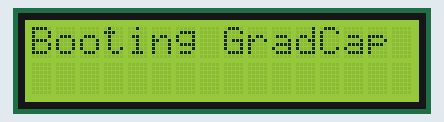
Recording of a sketch running on a simulated Arduino Uno, built with avr-gcc and run on an emulated ATmega328P. Parts: 16×2 character LCD.

Above: at 2.2 s.
At 4.2 s:
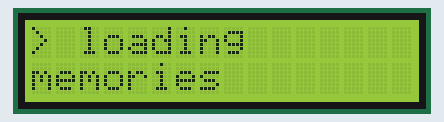
At 6.4 s:
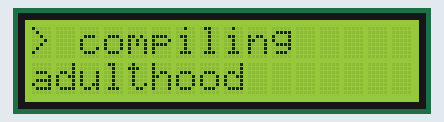
At 8.4 s:
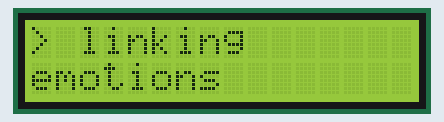
At 13.9 s:
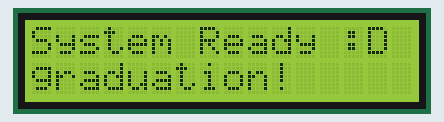
At 24.64 s:
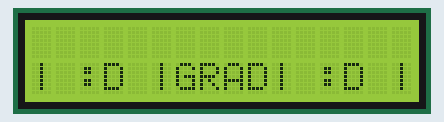

Measured:
- what the display in image 0 shows lasts 0.9 s, from 2.2 s to 3.1 s
- what the display in image 4 shows lasts 1.7 s, from 13.8 s to 15.5 s

The sketch:

GradCap.ino
```cpp
// include the library code:
#include <LiquidCrystal.h>

// initialize the library by associating any needed LCD interface pin
// with the arduino pin number it is connected to
const int rs = 12, en = 11, d4 = 5, d5 = 4, d6 = 3, d7 = 2;
LiquidCrystal lcd(rs, en, d4, d5, d6, d7);

//messages to scroll

String messages[] = {
  "class of 2025 - Shiva Prakash!",
  "uw ece yippeee! :DD"  ,
  "goodbye high school, hello UWaterloo!",
  "Built with love & 5V <3",
  "arduino inside",
  "hello world :D",
  "its been 4 years :0",
  "debugging life... pls wait",
  "despite everything, it's still you",
  "int grad = 2025;",
  "now running: adult.exe",
  "Error 404: Sleep Not Found",
  "scrolling... forever",

};

int numMessages = sizeof(messages) / sizeof(messages[0]);

void setup() {
  lcd.begin(16, 2);

  // Typewriter-style "Booting GradCap"
  String bootText = "Booting GradCap";
  lcd.setCursor(0, 0);
  for (int i = 0; i < bootText.length(); i++) {
    lcd.print(bootText[i]);
    delay(150); // typing speed
  }

  delay(800); // brief pause before next steps

  // Sentimental boot sequence
  lcd.clear();
  lcd.setCursor(0, 0);
  lcd.print("> loading");
  lcd.setCursor(0, 1);
  bootText = "memories";
  lcd.setCursor(0, 1);
  for (int i = 0; i < bootText.length(); i++) {
    lcd.print(bootText[i]);
    delay(150); // typing speed
  }
  delay(800);

  lcd.clear();
  lcd.setCursor(0, 0);
  lcd.print("> compiling");
  bootText = "adulthood";
  lcd.setCursor(0, 1);
  for (int i = 0; i < bootText.length(); i++) {
    lcd.print(bootText[i]);
    delay(150); // typing speed
  }
  delay(800);


  lcd.clear();
  lcd.setCursor(0, 0);
  lcd.print("> linking");
  bootText = "emotions";
  lcd.setCursor(0, 1);
  for (int i = 0; i < bootText.length(); i++) {
    lcd.print(bootText[i]);
    delay(150); // typing speed
  }
  delay(800);


  lcd.clear();
  lcd.setCursor(0, 0);
  lcd.print("> flashing");
  bootText = "graduation!";
  lcd.setCursor(0, 1);
  for (int i = 0; i < bootText.length(); i++) {
    lcd.print(bootText[i]);
    delay(150); // typing speed
  }
  delay(800);


  bootText = "System Ready :D";
  lcd.setCursor(0, 0);
  for (int i = 0; i < bootText.length(); i++) {
    lcd.print(bootText[i]);
    delay(150); // typing speed
  }
  delay(1500);


  lcd.clear();
}

void loop() {
  for (int i = 0; i < numMessages; i++) {
    scrollMessage(messages[i]);
  }
}

void scrollMessage(String msg) {
  String padding = "                "; // 16 spaces
  msg = padding + msg + padding;

  for (int i = 0; i < msg.length() - 15; i++) {
    lcd.setCursor(0, 0);
    lcd.print(msg.substring(i, i + 16));

    lcd.setCursor(0, 1);
    lcd.print("| :D |GRAD| :D |"); // cute emoticons always visible

    delay(190); // speed of scrolling
  }


  lcd.clear();
}
```
